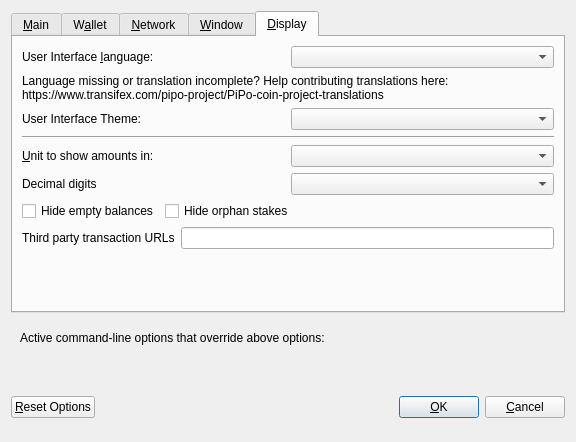
<?xml version="1.0" encoding="UTF-8"?>
<ui version="4.0">
 <class>OptionsDialog</class>
 <widget class="QDialog" name="OptionsDialog">
  <property name="geometry">
   <rect>
    <x>0</x>
    <y>0</y>
    <width>576</width>
    <height>442</height>
   </rect>
  </property>
  <property name="windowTitle">
   <string>Options</string>
  </property>
  <property name="modal">
   <bool>true</bool>
  </property>
  <layout class="QVBoxLayout" name="verticalLayout">
   <item>
    <widget class="QTabWidget" name="tabWidget">
     <property name="currentIndex">
      <number>4</number>
     </property>
     <widget class="QWidget" name="tabMain">
      <attribute name="title">
       <string>&amp;Main</string>
      </attribute>
      <layout class="QVBoxLayout" name="verticalLayout_Main">
       <item>
        <widget class="QCheckBox" name="bitcoinAtStartup">
         <property name="toolTip">
          <string>Automatically start PIPOCOIN after logging in to the system.</string>
         </property>
         <property name="text">
          <string>&amp;Start PIPOCOIN on system login</string>
         </property>
        </widget>
       </item>
       <item>
        <layout class="QHBoxLayout" name="horizontalLayout_2_Main">
         <item>
          <widget class="QLabel" name="databaseCacheLabel">
           <property name="text">
            <string>Size of &amp;database cache</string>
           </property>
           <property name="textFormat">
            <enum>Qt::PlainText</enum>
           </property>
           <property name="buddy">
            <cstring>databaseCache</cstring>
           </property>
          </widget>
         </item>
         <item>
          <widget class="QSpinBox" name="databaseCache"/>
         </item>
         <item>
          <widget class="QLabel" name="databaseCacheUnitLabel">
           <property name="text">
            <string>MB</string>
           </property>
           <property name="textFormat">
            <enum>Qt::PlainText</enum>
           </property>
          </widget>
         </item>
         <item>
          <spacer name="horizontalSpacer_2_Main">
           <property name="orientation">
            <enum>Qt::Horizontal</enum>
           </property>
           <property name="sizeHint" stdset="0">
            <size>
             <width>40</width>
             <height>20</height>
            </size>
           </property>
          </spacer>
         </item>
        </layout>
       </item>
       <item>
        <layout class="QHBoxLayout" name="horizontalLayout_3_Main">
         <item>
          <widget class="QLabel" name="threadsScriptVerifLabel">
           <property name="text">
            <string>Number of script &amp;verification threads</string>
           </property>
           <property name="textFormat">
            <enum>Qt::PlainText</enum>
           </property>
           <property name="buddy">
            <cstring>threadsScriptVerif</cstring>
           </property>
          </widget>
         </item>
         <item>
          <widget class="QSpinBox" name="threadsScriptVerif">
           <property name="toolTip">
            <string>(0 = auto, &lt;0 = leave that many cores free)</string>
           </property>
          </widget>
         </item>
         <item>
          <spacer name="horizontalSpacer_3_Main">
           <property name="orientation">
            <enum>Qt::Horizontal</enum>
           </property>
           <property name="sizeHint" stdset="0">
            <size>
             <width>40</width>
             <height>20</height>
            </size>
           </property>
          </spacer>
         </item>
        </layout>
       </item>
       <item>
        <spacer name="verticalSpacer_2">
         <property name="orientation">
          <enum>Qt::Vertical</enum>
         </property>
         <property name="sizeHint" stdset="0">
          <size>
           <width>20</width>
           <height>40</height>
          </size>
         </property>
        </spacer>
       </item>
       <item>
        <layout class="QHBoxLayout" name="horiz-autominting-layout">
         <item>
          <widget class="QCheckBox" name="checkBoxZeromintEnable">
           <property name="toolTip">
            <string>Enable automatic minting of PIPO units to zPIPO</string>
           </property>
           <property name="layoutDirection">
            <enum>Qt::LeftToRight</enum>
           </property>
           <property name="text">
            <string>Enable zPIPO Automint</string>
           </property>
          </widget>
         </item>
         <item>
          <widget class="QCheckBox" name="checkBoxZeromintAddresses">
           <property name="toolTip">
            <string>Enable automatic zPIPO minting from specific addresses</string>
           </property>
           <property name="layoutDirection">
            <enum>Qt::LeftToRight</enum>
           </property>
           <property name="text">
            <string>Enable Automint Addresses</string>
           </property>
          </widget>
         </item>
        </layout>
       </item>
       <item>
        <layout class="QHBoxLayout" name="horizontalLayout_3">
         <item>
          <widget class="QLabel" name="percentage_label">
           <property name="toolTip">
            <string>Percentage of incoming PIPO which get automatically converted to zPIPO via Zerocoin Protocol (min: 10%)</string>
           </property>
           <property name="text">
            <string>Percentage of autominted zPIPO</string>
           </property>
          </widget>
         </item>
         <item>
          <widget class="QSpinBox" name="zeromintPercentage">
           <property name="minimum">
            <number>1</number>
           </property>
           <property name="maximum">
            <number>100</number>
           </property>
          </widget>
         </item>
        </layout>
       </item>
       <item>
        <layout class="QHBoxLayout" name="horizontalLayout" stretch="0,0">
         <property name="sizeConstraint">
          <enum>QLayout::SetFixedSize</enum>
         </property>
         <item>
          <widget class="QLabel" name="labelPreferredDenom">
           <property name="maximumSize">
            <size>
             <width>16777215</width>
             <height>16777215</height>
            </size>
           </property>
           <property name="toolTip">
            <string>Wait with automatic conversion to Zerocoin until enough PIPO for this denomination is available</string>
           </property>
           <property name="text">
            <string>Preferred Automint zPIPO Denomination</string>
           </property>
          </widget>
         </item>
         <item>
          <widget class="QComboBox" name="preferredDenom">
           <property name="maximumSize">
            <size>
             <width>16777215</width>
             <height>27</height>
            </size>
           </property>
           <property name="toolTip">
            <string>Wait with automatic conversion to Zerocoin until enough PIPO for this denomination is available</string>
           </property>
           <property name="maxVisibleItems">
            <number>9</number>
           </property>
           <property name="maxCount">
            <number>9</number>
           </property>
          </widget>
         </item>
        </layout>
       </item>
      </layout>
     </widget>
     <widget class="QWidget" name="tabWallet">
      <attribute name="title">
       <string>W&amp;allet</string>
      </attribute>
      <layout class="QVBoxLayout" name="verticalLayout_Wallet">
       <item>
        <layout class="QHBoxLayout" name="horizontalLayout_2_Wallet">
         <item>
          <widget class="QLabel" name="labelStakeSplitThresholdText">
           <property name="text">
            <string>Stake split threshold:</string>
           </property>
          </widget>
         </item>
         <item>
          <widget class="QSpinBox" name="spinBoxStakeSplitThreshold">
           <property name="minimum">
            <number>1</number>
           </property>
           <property name="maximum">
            <number>999999</number>
           </property>
          </widget>
         </item>
        </layout>
       </item>
       <item>
        <widget class="QGroupBox" name="groupBox">
         <property name="title">
          <string>Expert</string>
         </property>
         <layout class="QVBoxLayout" name="verticalLayout_2">
          <item>
           <widget class="QCheckBox" name="coinControlFeatures">
            <property name="toolTip">
             <string>Whether to show coin control features or not.</string>
            </property>
            <property name="text">
             <string>Enable coin &amp;control features</string>
            </property>
           </widget>
          </item>
          <item>
           <widget class="QCheckBox" name="showMasternodesTab">
            <property name="toolTip">
             <string>Show additional tab listing all your masternodes in first sub-tab&lt;br/&gt;and all masternodes on the network in second sub-tab.</string>
            </property>
            <property name="text">
             <string>Show Masternodes Tab</string>
            </property>
           </widget>
          </item>
          <item>
           <widget class="QCheckBox" name="spendZeroConfChange">
            <property name="toolTip">
             <string>If you disable the spending of unconfirmed change, the change from a transaction&lt;br/&gt;cannot be used until that transaction has at least one confirmation.&lt;br/&gt;This also affects how your balance is computed.</string>
            </property>
            <property name="text">
             <string>&amp;Spend unconfirmed change</string>
            </property>
           </widget>
          </item>
         </layout>
        </widget>
       </item>
       <item>
        <spacer name="verticalSpacer_Wallet">
         <property name="orientation">
          <enum>Qt::Vertical</enum>
         </property>
         <property name="sizeHint" stdset="0">
          <size>
           <width>20</width>
           <height>40</height>
          </size>
         </property>
        </spacer>
       </item>
      </layout>
     </widget>
     <widget class="QWidget" name="tabNetwork">
      <attribute name="title">
       <string>&amp;Network</string>
      </attribute>
      <layout class="QVBoxLayout" name="verticalLayout_Network">
       <item>
        <widget class="QCheckBox" name="mapPortUpnp">
         <property name="toolTip">
          <string>Automatically open the PIPOCOIN client port on the router. This only works when your router supports UPnP and it is enabled.</string>
         </property>
         <property name="text">
          <string>Map port using &amp;UPnP</string>
         </property>
        </widget>
       </item>
       <item>
        <widget class="QCheckBox" name="allowIncoming">
         <property name="toolTip">
          <string>Accept connections from outside</string>
         </property>
         <property name="text">
          <string>Allow incoming connections</string>
         </property>
        </widget>
       </item>
       <item>
        <widget class="QCheckBox" name="connectSocks">
         <property name="toolTip">
          <string>Connect to the PIPOCOIN network through a SOCKS5 proxy.</string>
         </property>
         <property name="text">
          <string>&amp;Connect through SOCKS5 proxy (default proxy):</string>
         </property>
        </widget>
       </item>
       <item>
        <layout class="QHBoxLayout" name="horizontalLayout_1_Network">
         <item>
          <widget class="QLabel" name="proxyIpLabel">
           <property name="text">
            <string>Proxy &amp;IP:</string>
           </property>
           <property name="textFormat">
            <enum>Qt::PlainText</enum>
           </property>
           <property name="buddy">
            <cstring>proxyIp</cstring>
           </property>
          </widget>
         </item>
         <item>
          <widget class="QValidatedLineEdit" name="proxyIp">
           <property name="minimumSize">
            <size>
             <width>140</width>
             <height>0</height>
            </size>
           </property>
           <property name="maximumSize">
            <size>
             <width>140</width>
             <height>16777215</height>
            </size>
           </property>
           <property name="toolTip">
            <string>IP address of the proxy (e.g. IPv4: 127.0.0.1 / IPv6: ::1)</string>
           </property>
          </widget>
         </item>
         <item>
          <widget class="QLabel" name="proxyPortLabel">
           <property name="text">
            <string>&amp;Port:</string>
           </property>
           <property name="textFormat">
            <enum>Qt::PlainText</enum>
           </property>
           <property name="buddy">
            <cstring>proxyPort</cstring>
           </property>
          </widget>
         </item>
         <item>
          <widget class="QLineEdit" name="proxyPort">
           <property name="minimumSize">
            <size>
             <width>55</width>
             <height>0</height>
            </size>
           </property>
           <property name="maximumSize">
            <size>
             <width>55</width>
             <height>16777215</height>
            </size>
           </property>
           <property name="toolTip">
            <string>Port of the proxy (e.g. 9050)</string>
           </property>
          </widget>
         </item>
         <item>
          <spacer name="horizontalSpacer_1_Network">
           <property name="orientation">
            <enum>Qt::Horizontal</enum>
           </property>
           <property name="sizeHint" stdset="0">
            <size>
             <width>40</width>
             <height>20</height>
            </size>
           </property>
          </spacer>
         </item>
        </layout>
       </item>
       <item>
        <spacer name="verticalSpacer_Network">
         <property name="orientation">
          <enum>Qt::Vertical</enum>
         </property>
         <property name="sizeHint" stdset="0">
          <size>
           <width>20</width>
           <height>40</height>
          </size>
         </property>
        </spacer>
       </item>
      </layout>
     </widget>
     <widget class="QWidget" name="tabWindow">
      <attribute name="title">
       <string>&amp;Window</string>
      </attribute>
      <layout class="QVBoxLayout" name="verticalLayout_Window">
       <item>
        <widget class="QCheckBox" name="minimizeToTray">
         <property name="toolTip">
          <string>Show only a tray icon after minimizing the window.</string>
         </property>
         <property name="text">
          <string>&amp;Minimize to the tray instead of the taskbar</string>
         </property>
        </widget>
       </item>
       <item>
        <widget class="QCheckBox" name="minimizeOnClose">
         <property name="toolTip">
          <string>Minimize instead of exit the application when the window is closed. When this option is enabled, the application will be closed only after selecting Quit in the menu.</string>
         </property>
         <property name="text">
          <string>M&amp;inimize on close</string>
         </property>
        </widget>
       </item>
       <item>
        <spacer name="verticalSpacer_Window">
         <property name="orientation">
          <enum>Qt::Vertical</enum>
         </property>
         <property name="sizeHint" stdset="0">
          <size>
           <width>20</width>
           <height>40</height>
          </size>
         </property>
        </spacer>
       </item>
      </layout>
     </widget>
     <widget class="QWidget" name="tabDisplay">
      <attribute name="title">
       <string>&amp;Display</string>
      </attribute>
      <layout class="QVBoxLayout" name="verticalLayout_Display">
       <item>
        <layout class="QHBoxLayout" name="horizontalLayout_1_Display">
         <item>
          <widget class="QLabel" name="langLabel">
           <property name="text">
            <string>User Interface &amp;language:</string>
           </property>
           <property name="textFormat">
            <enum>Qt::PlainText</enum>
           </property>
           <property name="buddy">
            <cstring>lang</cstring>
           </property>
          </widget>
         </item>
         <item>
          <widget class="QValueComboBox" name="lang">
           <property name="toolTip">
            <string>The user interface language can be set here. This setting will take effect after restarting PIPOCOIN.</string>
           </property>
          </widget>
         </item>
        </layout>
       </item>
       <item>
        <widget class="QLabel" name="label_3">
         <property name="toolTip">
          <string notr="true"/>
         </property>
         <property name="statusTip">
          <string notr="true"/>
         </property>
         <property name="whatsThis">
          <string notr="true"/>
         </property>
         <property name="accessibleName">
          <string notr="true"/>
         </property>
         <property name="text">
          <string>Language missing or translation incomplete? Help contributing translations here:
https://www.transifex.com/pipo-project/PiPo-coin-project-translations</string>
         </property>
         <property name="wordWrap">
          <bool>true</bool>
         </property>
         <property name="openExternalLinks">
          <bool>true</bool>
         </property>
         <property name="textInteractionFlags">
          <set>Qt::TextBrowserInteraction</set>
         </property>
        </widget>
       </item>
       <item>
        <layout class="QHBoxLayout" name="horizontalLayout_2_Display" stretch="0,0">
         <item>
          <widget class="QLabel" name="themeLabel">
           <property name="text">
            <string>User Interface Theme:</string>
           </property>
          </widget>
         </item>
         <item>
          <widget class="QValueComboBox" name="theme"/>
         </item>
        </layout>
       </item>
       <item>
        <widget class="Line" name="line">
         <property name="orientation">
          <enum>Qt::Horizontal</enum>
         </property>
        </widget>
       </item>
       <item>
        <layout class="QHBoxLayout" name="horizontalLayout_3_Display">
         <item>
          <widget class="QLabel" name="unitLabel">
           <property name="text">
            <string>&amp;Unit to show amounts in:</string>
           </property>
           <property name="textFormat">
            <enum>Qt::PlainText</enum>
           </property>
           <property name="buddy">
            <cstring>unit</cstring>
           </property>
          </widget>
         </item>
         <item>
          <widget class="QValueComboBox" name="unit">
           <property name="toolTip">
            <string>Choose the default subdivision unit to show in the interface and when sending coins.</string>
           </property>
          </widget>
         </item>
        </layout>
       </item>
       <item>
        <layout class="QHBoxLayout" name="horizontalLayout_4_Display">
         <item>
          <widget class="QLabel" name="digitsLabel">
           <property name="text">
            <string>Decimal digits</string>
           </property>
          </widget>
         </item>
         <item>
          <widget class="QValueComboBox" name="digits"/>
         </item>
        </layout>
       </item>
       <item>
        <layout class="QHBoxLayout" name="horizontalLayout_5_Display">
         <item>
          <widget class="QCheckBox" name="checkBoxHideZeroBalances">
           <property name="toolTip">
            <string>Hide empty balances</string>
           </property>
           <property name="layoutDirection">
            <enum>Qt::LeftToRight</enum>
           </property>
           <property name="text">
            <string>Hide empty balances</string>
           </property>
          </widget>
         </item>
         <item>
          <widget class="QCheckBox" name="checkBoxHideOrphans">
           <property name="toolTip">
            <string>Hide orphan stakes in transaction lists</string>
           </property>
           <property name="text">
            <string>Hide orphan stakes</string>
           </property>
          </widget>
         </item>
         <item>
          <spacer name="horizontalSpacer">
           <property name="orientation">
            <enum>Qt::Horizontal</enum>
           </property>
           <property name="sizeHint" stdset="0">
            <size>
             <width>40</width>
             <height>20</height>
            </size>
           </property>
          </spacer>
         </item>
        </layout>
       </item>
       <item>
        <layout class="QHBoxLayout" name="horizontalLayout_6_Display">
         <item>
          <widget class="QLabel" name="thirdPartyTxUrlsLabel">
           <property name="toolTip">
            <string>Third party URLs (e.g. a block explorer) that appear in the transactions tab as context menu items. %s in the URL is replaced by transaction hash. Multiple URLs are separated by vertical bar |.</string>
           </property>
           <property name="text">
            <string>Third party transaction URLs</string>
           </property>
           <property name="buddy">
            <cstring>thirdPartyTxUrls</cstring>
           </property>
          </widget>
         </item>
         <item>
          <widget class="QLineEdit" name="thirdPartyTxUrls">
           <property name="toolTip">
            <string>Third party URLs (e.g. a block explorer) that appear in the transactions tab as context menu items. %s in the URL is replaced by transaction hash. Multiple URLs are separated by vertical bar |.</string>
           </property>
          </widget>
         </item>
        </layout>
       </item>
       <item>
        <spacer name="verticalSpacer">
         <property name="orientation">
          <enum>Qt::Vertical</enum>
         </property>
         <property name="sizeHint" stdset="0">
          <size>
           <width>20</width>
           <height>40</height>
          </size>
         </property>
        </spacer>
       </item>
      </layout>
     </widget>
    </widget>
   </item>
   <item>
    <widget class="QFrame" name="frame">
     <layout class="QVBoxLayout" name="verticalLayout_Bottom">
      <item>
       <layout class="QHBoxLayout" name="horizontalLayout_Bottom">
        <item>
         <widget class="QLabel" name="overriddenByCommandLineInfoLabel">
          <property name="text">
           <string>Active command-line options that override above options:</string>
          </property>
          <property name="textFormat">
           <enum>Qt::PlainText</enum>
          </property>
         </widget>
        </item>
        <item>
         <spacer name="horizontalSpacer_Bottom">
          <property name="orientation">
           <enum>Qt::Horizontal</enum>
          </property>
          <property name="sizeHint" stdset="0">
           <size>
            <width>40</width>
            <height>20</height>
           </size>
          </property>
         </spacer>
        </item>
       </layout>
      </item>
      <item>
       <widget class="QLabel" name="overriddenByCommandLineLabel">
        <property name="text">
         <string/>
        </property>
        <property name="textFormat">
         <enum>Qt::PlainText</enum>
        </property>
        <property name="wordWrap">
         <bool>true</bool>
        </property>
       </widget>
      </item>
     </layout>
    </widget>
   </item>
   <item>
    <layout class="QHBoxLayout" name="horizontalLayout_Buttons">
     <item>
      <widget class="QPushButton" name="resetButton">
       <property name="toolTip">
        <string>Reset all client options to default.</string>
       </property>
       <property name="text">
        <string>&amp;Reset Options</string>
       </property>
       <property name="autoDefault">
        <bool>false</bool>
       </property>
      </widget>
     </item>
     <item>
      <spacer name="horizontalSpacer_1">
       <property name="orientation">
        <enum>Qt::Horizontal</enum>
       </property>
       <property name="sizeHint" stdset="0">
        <size>
         <width>40</width>
         <height>48</height>
        </size>
       </property>
      </spacer>
     </item>
     <item>
      <widget class="QLabel" name="statusLabel">
       <property name="minimumSize">
        <size>
         <width>200</width>
         <height>0</height>
        </size>
       </property>
       <property name="font">
        <font>
         <weight>75</weight>
         <bold>true</bold>
        </font>
       </property>
       <property name="text">
        <string/>
       </property>
       <property name="textFormat">
        <enum>Qt::PlainText</enum>
       </property>
       <property name="wordWrap">
        <bool>true</bool>
       </property>
      </widget>
     </item>
     <item>
      <spacer name="horizontalSpacer_2">
       <property name="orientation">
        <enum>Qt::Horizontal</enum>
       </property>
       <property name="sizeHint" stdset="0">
        <size>
         <width>40</width>
         <height>48</height>
        </size>
       </property>
      </spacer>
     </item>
     <item>
      <widget class="QPushButton" name="okButton">
       <property name="text">
        <string>&amp;OK</string>
       </property>
       <property name="autoDefault">
        <bool>false</bool>
       </property>
       <property name="default">
        <bool>true</bool>
       </property>
      </widget>
     </item>
     <item>
      <widget class="QPushButton" name="cancelButton">
       <property name="text">
        <string>&amp;Cancel</string>
       </property>
       <property name="autoDefault">
        <bool>false</bool>
       </property>
      </widget>
     </item>
    </layout>
   </item>
  </layout>
 </widget>
 <customwidgets>
  <customwidget>
   <class>QValidatedLineEdit</class>
   <extends>QLineEdit</extends>
   <header>qvalidatedlineedit.h</header>
  </customwidget>
  <customwidget>
   <class>QValueComboBox</class>
   <extends>QComboBox</extends>
   <header>qvaluecombobox.h</header>
  </customwidget>
 </customwidgets>
 <resources/>
 <connections/>
</ui>
